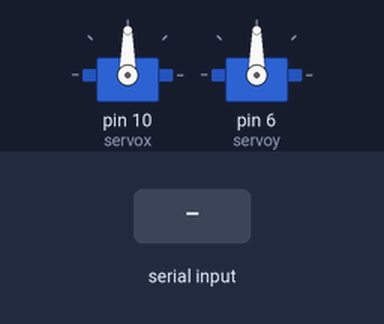
A sketch run on a simulated Arduino Uno, built with avr-gcc and run on an emulated ATmega328P. Parts: 2 × servo. The inputs (shaded band) are chosen by the test bench.

Above: at 1.2 s.
1.3 s: "1" received over Serial
At 2.3 s:
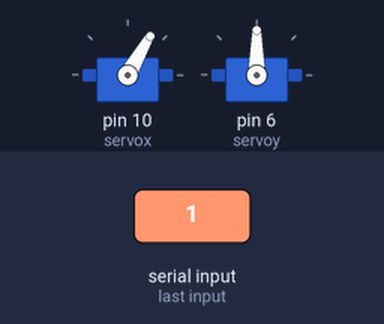
3.2 s: "2" received over Serial
At 5.3 s:
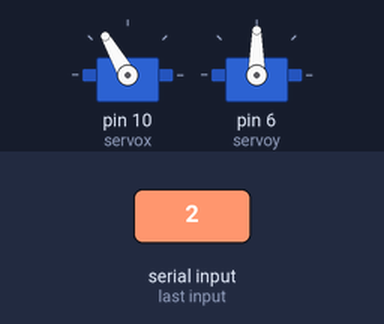
5.6 s: "3" received over Serial
At 6.8 s:
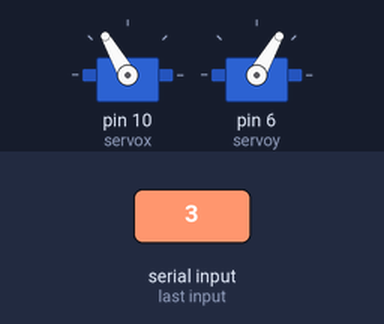
7.5 s: byte 1 (1) received over Serial
At 9.6 s:
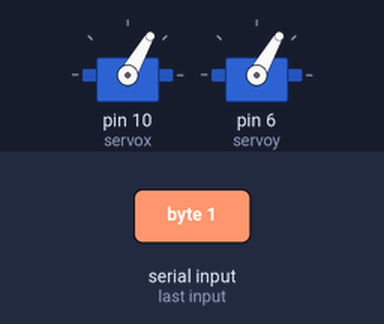
9.9 s: "4" received over Serial
At 11.6 s:
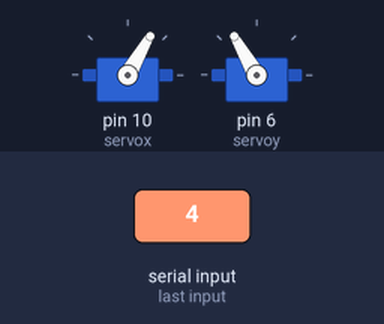
12.3 s: "2" received over Serial
At 14.7 s:
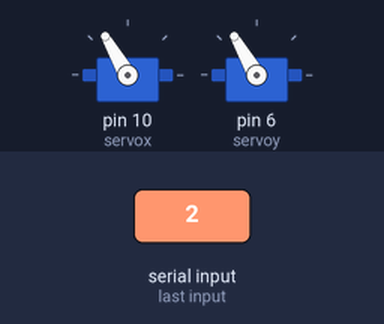
Timing chart, 0 to 15.7 s (numbered marks = the images above; inputs shaded):
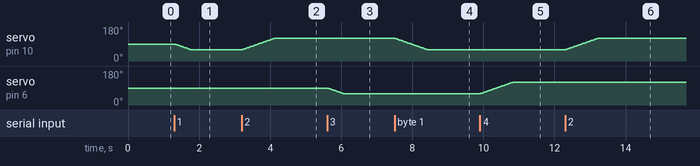

The sketch:

facetracking.ino
```cpp
#include <Servo.h>

Servo servox;
Servo servoy;

int pos;
int i;               // iterator
int t=90;    //variable to move to according angle
int u=90;
int q,a,v,f,z;

void setup()
{
  servox.attach(10); // Attach each Servo object to a digital pin (left right)
  servoy.attach(6); // Attach each Servo object to a digital pin (up down)
  Serial.begin(9600); // Open the serial connection, 9600 baud
  servox.write(t);
  servoy.write(u);
}

void loop()
{
  if (Serial.available() > 0) // Wait for serial input
  {
    pos = Serial.read();// Read the first byte

    // ----------X-axis--------------
          if (pos==49 || pos==1)//1=49
            {
              a=servox.read();
             if(a>60){
             for(v=a; v>=60; v--){
              servox.write(v);
              delay(15);
             }
             }
            }
         else if (pos==50)//2=50
           {
             a=servox.read();
             if(a<120){
             for(v=a; v<=120; v++){
              servox.write(v);
              delay(15);
             }
             }
           }
           else if (pos==48)//0=48
          {
          z=servox.read();
            servox.write(z);
            delay(15);
          }
      // ----------Y-axis--------------
           else if (pos==51)//3=51
           {
             q=servoy.read();
             if(q>60){
             for(v=q; v>=60; v--){
              servoy.write(v);
              delay(15);
             }
             }
           }
           else if (pos==52)//4=52
           {
             q=servoy.read();
             if(q<120){
             for(v=q; v<=120; v++){
              servoy.write(v);
              delay(15);
             }
           }
           }
           else if (pos==53)//5=53
           {
            f=servoy.read();
             servoy.write(f);
             delay(15);
           }
     Serial.flush();
    }
}
```

Measured:
- after the input at 1.3 s, servo on pin 10 (servox): moves from 90° to 60° over 0.44 s, starting at once
- after the input at 3.2 s, servo on pin 10 (servox): moves from 60° to 120° over 0.90 s, starting at once
- after the input at 5.6 s, servo on pin 6 (servoy): moves from 90° to 60° over 0.44 s, starting at once
- after the input at 7.5 s, servo on pin 10 (servox): moves from 120° to 60° over 0.90 s, starting at once
- after the input at 9.9 s, servo on pin 6 (servoy): moves from 60° to 120° over 0.90 s, starting at once
- after the input at 12.3 s, servo on pin 10 (servox): moves from 60° to 120° over 0.90 s, starting at once
